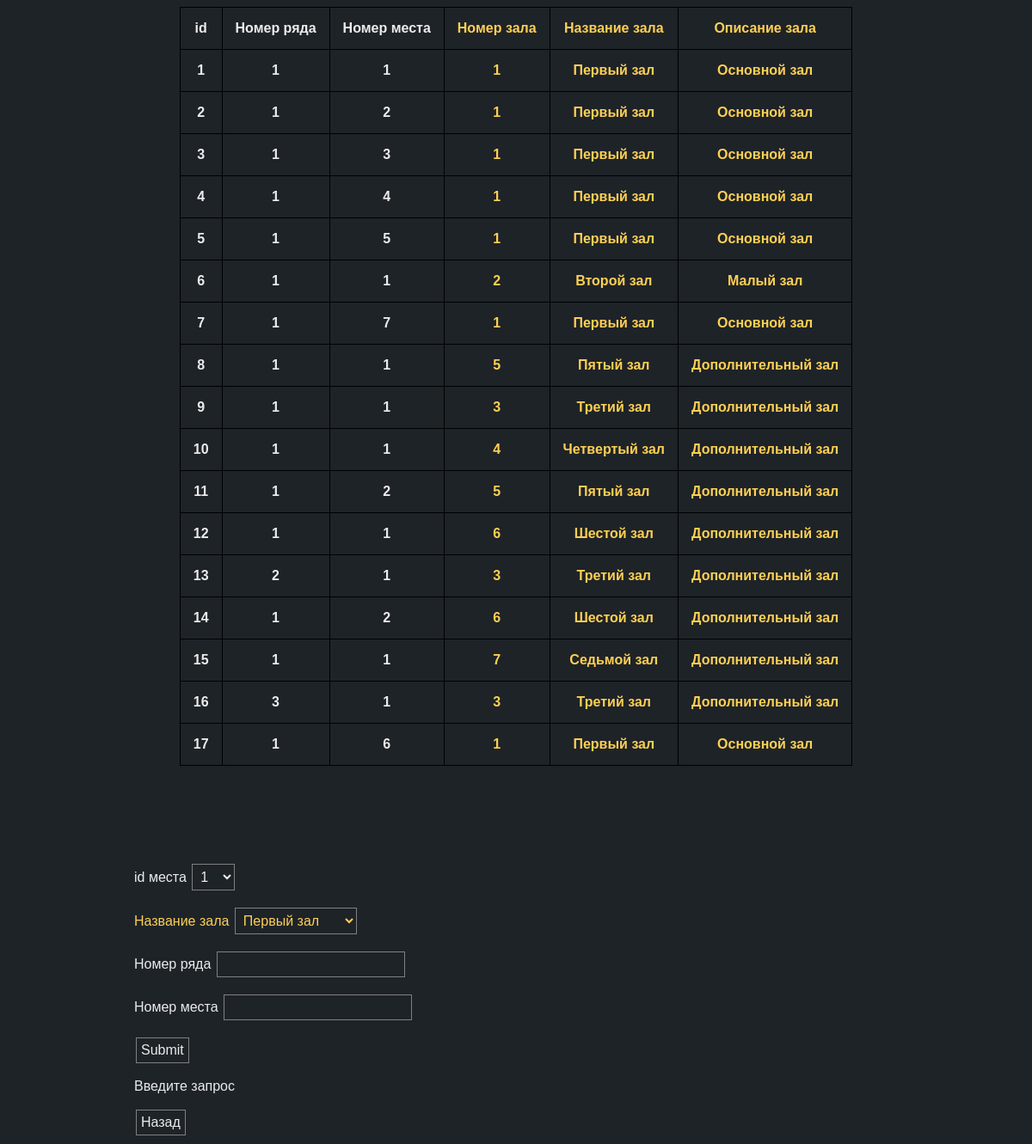
The page /php/update_seats.php on the database its author committed.
### tables this page shows
create table seats
(
    id              int not null auto_increment,
    primary key (id),
    cinema_halls_id int not null references cinema_halls (id),
    foreign key (cinema_halls_id) references cinema_halls (id),
    row_index       int not null,
    seat_index      int not null
);

create table cinema_halls
(
    id           int                 not null auto_increment,
    primary key (id),
    name_of_hall varchar(256) unique not null,
    description  varchar(256)
);

### php/update_seats.php (the view, shortened to what this page needs)
<!DOCTYPE html>
<html lang="RU-ru">
<head>
    <link rel="stylesheet" href="style.css">
</head>
<body>
<div class="main_content">
    <?php
    include "render_seats.php";
    $db = Utils::getPDO();
    $result_message = (function ($db): string {
        if (!empty($_POST)) {
            $update = $db->prepare("update seats set cinema_halls_id = :cinema_halls_id, row_index = :row_index, seat_index = :seat_index where id = :id");
            $unique_seat_check = $db->prepare("select * from seats where row_index=? and seat_index=? and cinema_halls_id=?");
            $unique_seat_check->execute([$_POST["row_index"], $_POST["seat_index"], $_POST['cinema_halls_id']]);
            $duplicate_seats = $unique_seat_check->fetchAll(PDO::FETCH_ASSOC);
            if ($_POST['row_index'] > 0 && $_POST['seat_index'] > 0 && !$duplicate_seats && $update->execute($_POST)) {
                return "Данные обновлены успешно";
            } elseif ($duplicate_seats) {
                return "Ошибка в введеных данных: Место с данным номером ряда и номером места уже существуют";
            } else {
                return "Ошибка в запросе";
            }
        } else {
            return "Введите запрос";
        }
    })($db);
    echo render_seats();
    ?>
    <form id="update_form" action="update_seats.php" method="post">
        <p>id места <label title="id места">
                <select onchange="update_values()" name="id" id="id">
                    <?php
                    foreach ($db->query("select * from seats") as $row) {
                        echo "<option value={$row['id']}>{$row['id']}</option>";
                    }
                    ?>
                </select>
            </label></p>
        <label class="foreign_items" title="Название зала">
            Название зала <select name="cinema_halls_id" id="cinema_halls_id">
                <?php
                foreach ($db->query("select * from cinema_halls") as $row) {
                    echo "<option value={$row['id']}>{$row['name_of_hall']}</option>";
                }
                ?>
            </select>
        </label>
        <p>Номер ряда<label title="Номер ряда">
                <input type="number" name="row_index" id="row_index" value="">
            </label></p>
        <p>Номер места<label title="Номер места">
                <input type="number" name="seat_index" id="seat_index" value="">
            </label></p>
        <p><input type="submit"></p>
    </form>
    <p>
        <?php
        echo $result_message;
        ?>
    </p>
    <a class="buttons" href="index.php">Назад</a>
</div>
</body>
</html>

### php/render_seats.php (shortened to what this page needs)
<?php
function render_seats(): string
{
    $html = '<table>
        <tr>
            <th>id</th>
            <th>Номер ряда</th>
            <th>Номер места</th>
            <th class="foreign_items">Номер зала</th>
            <th class="foreign_items">Название зала</th>
            <th class="foreign_items">Описание зала</th>
        </tr>';
    $db = Utils::getPDO();
    foreach ($db->query('select seats.id seats_pk, cinema_halls_id, row_index, seat_index, name_of_hall, description from kinos.seats join cinema_halls ch on ch.id = seats.cinema_halls_id order by seats_pk') as $row) {
        $html .= "<tr>
                      <th>{$row['seats_pk']}</th>
                      <th>{$row['row_index']}</th>
                      <th>{$row['seat_index']}</th>
                      <th class='foreign_items'>{$row['cinema_halls_id']}</th>
                      <th class='foreign_items'>{$row['name_of_hall']}</th>
                      <th class='foreign_items'>{$row['description']}</th>
                  </tr>";
    }
    $html .= "</table>";
    return $html;
}

### php/style.css (style rules this page uses)
table, th, td { border: 1px solid black; border-collapse: collapse; margin: 0 auto; }
th { padding: 15px; }
table { margin-bottom: 7rem; }
html, body { background-color: #1e2328; color: #ebebeb; font-family: 'Work Sans', sans-serif; }
a { border: 1px solid grey; padding: 5px; text-decoration: none; }
.main_content { width: 75%; margin-left: auto; margin-right: auto; }
.buttons { -webkit-appearance: button; -moz-appearance: button; text-decoration: none; color: inherit; transition: color 0.5s linear; margin: 2px; }
.foreign_items { color: #fed053; }
input, select { border: 1px solid grey; padding: 5px; border-radius: 0; font-size: inherit; color: inherit; background-color: #1e2328; transition: color 0.5s linear; margin: 2px; }

### rows shown on the page
seats: id "1", row_index "1", seat_index "1", cinema_halls "1", cinema_halls.name_of_hall "Первый зал", cinema_halls.description "Основной зал"
seats: id "2", row_index "1", seat_index "2", cinema_halls "1", cinema_halls.name_of_hall "Первый зал", cinema_halls.description "Основной зал"
seats: id "3", row_index "1", seat_index "3", cinema_halls "1", cinema_halls.name_of_hall "Первый зал", cinema_halls.description "Основной зал"
seats: id "4", row_index "1", seat_index "4", cinema_halls "1", cinema_halls.name_of_hall "Первый зал", cinema_halls.description "Основной зал"
seats: id "5", row_index "1", seat_index "5", cinema_halls "1", cinema_halls.name_of_hall "Первый зал", cinema_halls.description "Основной зал"
seats: id "6", row_index "1", seat_index "1", cinema_halls "2", cinema_halls.name_of_hall "Второй зал", cinema_halls.description "Малый зал"
seats: id "7", row_index "1", seat_index "7", cinema_halls "1", cinema_halls.name_of_hall "Первый зал", cinema_halls.description "Основной зал"
seats: id "8", row_index "1", seat_index "1", cinema_halls "5", cinema_halls.name_of_hall "Пятый зал", cinema_halls.description "Дополнительный зал"
seats: id "9", row_index "1", seat_index "1", cinema_halls "3", cinema_halls.name_of_hall "Третий зал", cinema_halls.description "Дополнительный зал"
seats: id "10", row_index "1", seat_index "1", cinema_halls "4", cinema_halls.name_of_hall "Четвертый зал", cinema_halls.description "Дополнительный зал"
seats: id "11", row_index "1", seat_index "2", cinema_halls "5", cinema_halls.name_of_hall "Пятый зал", cinema_halls.description "Дополнительный зал"
seats: id "12", row_index "1", seat_index "1", cinema_halls "6", cinema_halls.name_of_hall "Шестой зал", cinema_halls.description "Дополнительный зал"
seats: id "13", row_index "2", seat_index "1", cinema_halls "3", cinema_halls.name_of_hall "Третий зал", cinema_halls.description "Дополнительный зал"
seats: id "14", row_index "1", seat_index "2", cinema_halls "6", cinema_halls.name_of_hall "Шестой зал", cinema_halls.description "Дополнительный зал"
seats: id "15", row_index "1", seat_index "1", cinema_halls "7", cinema_halls.name_of_hall "Седьмой зал", cinema_halls.description "Дополнительный зал"
seats: id "16", row_index "3", seat_index "1", cinema_halls "3", cinema_halls.name_of_hall "Третий зал", cinema_halls.description "Дополнительный зал"
seats: id "17", row_index "1", seat_index "6", cinema_halls "1", cinema_halls.name_of_hall "Первый зал", cinema_halls.description "Основной зал"

### other values the page prints
$result_message "Введите запрос"
form field id "1"
form field cinema_halls_id "Первый зал"
